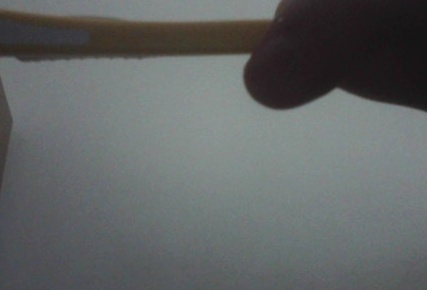
#> input picture Cam_and_gripper/captured_image0.jpg, 427 x 290 px; its folder holds 4 pictures in this run; the run also reads 1 picture not shown here
$ python trycam.py
#> lines starting #> are read from the running program, lines starting #| are printed output that depends on the picture
import sys
import cv2
import numpy as np
import time

# Load images
img1 = cv2.imread('captured_image{}.jpg'.format(0))
#> img1 is the input picture: shape (290, 427, 3); mean B, G, R 100.8, 100.7, 97.3
img2 = cv2.imread('captured_image{}.jpg'.format(1))

# Check if images are loaded correctly
if img1 is None:
    print("Error: img1 could not be loaded. Check the file path.")
if img2 is None:
    print("Error: img2 could not be loaded. Check the file path.")

# Proceed only if both images are loaded correctly
if img1 is not None and img2 is not None:
    print(f"Shape of img1: {img1.shape}")
#| Shape of img1: (290, 427, 3)
    print(f"Shape of img2: {img2.shape}")
#| Shape of img2: (290, 427, 3)

    # Ensure both images have the same number of channels
    if img1.shape[2] != img2.shape[2]:
        if img1.shape[2] > img2.shape[2]:
            img1 = img1[:, :, :3]  # Keep only the first 3 channels
        else:
            img2 = img2[:, :, :3]  # Keep only the first 3 channels

    # Now you can proceed with your operations
    output_img = np.zeros((max(img1.shape[0], img2.shape[0]), img1.shape[1] + img2.shape[1], 3), dtype='uint8')
    output_img[:img1.shape[0], :img1.shape[1], :] = img1
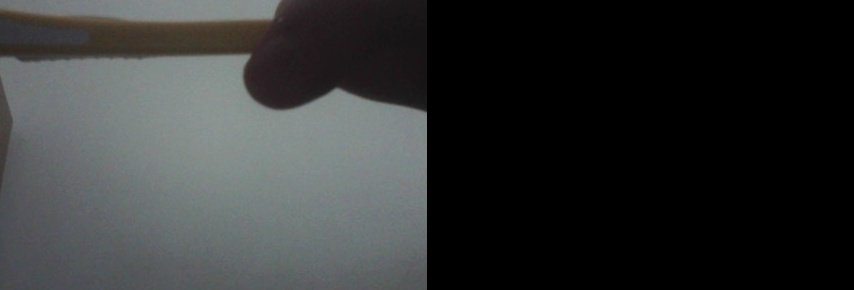
#> output_img: shape (290, 854, 3); mean B, G, R 50.4, 50.3, 48.7
    output_img[:img2.shape[0], img1.shape[1]:img1.shape[1] + img2.shape[1], :] = img2
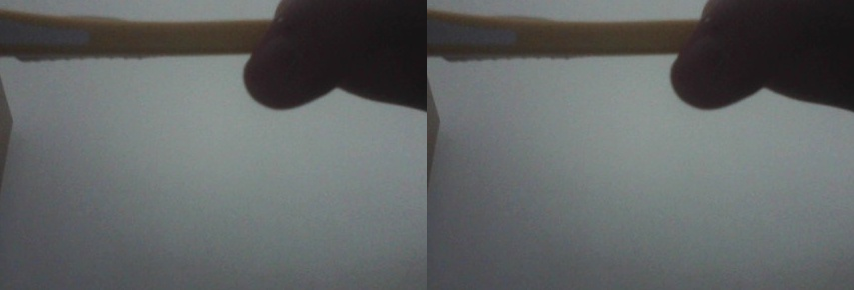
#> output_img: shape (290, 854, 3); mean B, G, R 100.8, 100.7, 97.3

    cv2.imshow('Combined Image', output_img)
    cv2.waitKey(0)
    cv2.destroyAllWindows()
